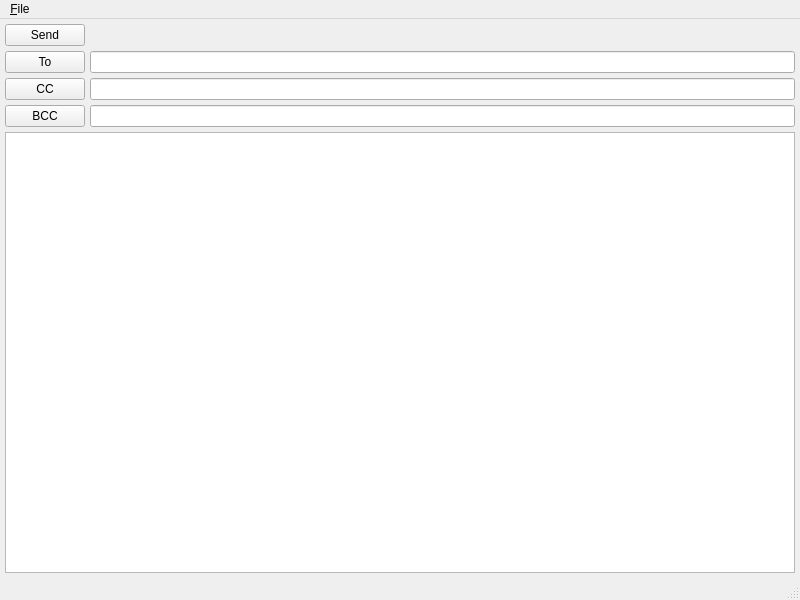
<?xml version="1.0" encoding="UTF-8"?>
<ui version="4.0">
 <class>newmessage</class>
 <widget class="QMainWindow" name="newmessage">
  <property name="geometry">
   <rect>
    <x>0</x>
    <y>0</y>
    <width>800</width>
    <height>600</height>
   </rect>
  </property>
  <property name="windowTitle">
   <string>MainWindow</string>
  </property>
  <widget class="QWidget" name="centralwidget">
   <layout class="QVBoxLayout" name="verticalLayout">
    <property name="spacing">
     <number>5</number>
    </property>
    <property name="margin">
     <number>5</number>
    </property>
    <item>
     <layout class="QHBoxLayout" name="horizontalLayout">
      <property name="spacing">
       <number>5</number>
      </property>
      <item>
       <widget class="QPushButton" name="send">
        <property name="text">
         <string>Send</string>
        </property>
       </widget>
      </item>
      <item>
       <spacer name="horizontalSpacer">
        <property name="orientation">
         <enum>Qt::Horizontal</enum>
        </property>
        <property name="sizeHint" stdset="0">
         <size>
          <width>40</width>
          <height>20</height>
         </size>
        </property>
       </spacer>
      </item>
     </layout>
    </item>
    <item>
     <layout class="QGridLayout" name="gridLayout">
      <property name="spacing">
       <number>5</number>
      </property>
      <item row="0" column="1">
       <widget class="QLineEdit" name="to"/>
      </item>
      <item row="1" column="1">
       <widget class="QLineEdit" name="cc"/>
      </item>
      <item row="2" column="1">
       <widget class="QLineEdit" name="bcc"/>
      </item>
      <item row="0" column="0">
       <widget class="QPushButton" name="to_button">
        <property name="text">
         <string>To</string>
        </property>
       </widget>
      </item>
      <item row="1" column="0">
       <widget class="QPushButton" name="cc_button">
        <property name="text">
         <string>CC</string>
        </property>
       </widget>
      </item>
      <item row="2" column="0">
       <widget class="QPushButton" name="bcc_button">
        <property name="text">
         <string>BCC</string>
        </property>
       </widget>
      </item>
     </layout>
    </item>
    <item>
     <widget class="QTextEdit" name="textEdit"/>
    </item>
   </layout>
  </widget>
  <widget class="QMenuBar" name="menubar">
   <property name="geometry">
    <rect>
     <x>0</x>
     <y>0</y>
     <width>800</width>
     <height>25</height>
    </rect>
   </property>
   <widget class="QMenu" name="menu_File">
    <property name="title">
     <string>&amp;File</string>
    </property>
    <addaction name="action_Close"/>
   </widget>
   <addaction name="menu_File"/>
  </widget>
  <widget class="QStatusBar" name="statusbar"/>
  <action name="action_Close">
   <property name="text">
    <string>&amp;Close</string>
   </property>
  </action>
 </widget>
 <tabstops>
  <tabstop>send</tabstop>
  <tabstop>to_button</tabstop>
  <tabstop>to</tabstop>
  <tabstop>cc_button</tabstop>
  <tabstop>cc</tabstop>
  <tabstop>bcc_button</tabstop>
  <tabstop>bcc</tabstop>
  <tabstop>textEdit</tabstop>
 </tabstops>
 <resources/>
 <connections/>
</ui>
